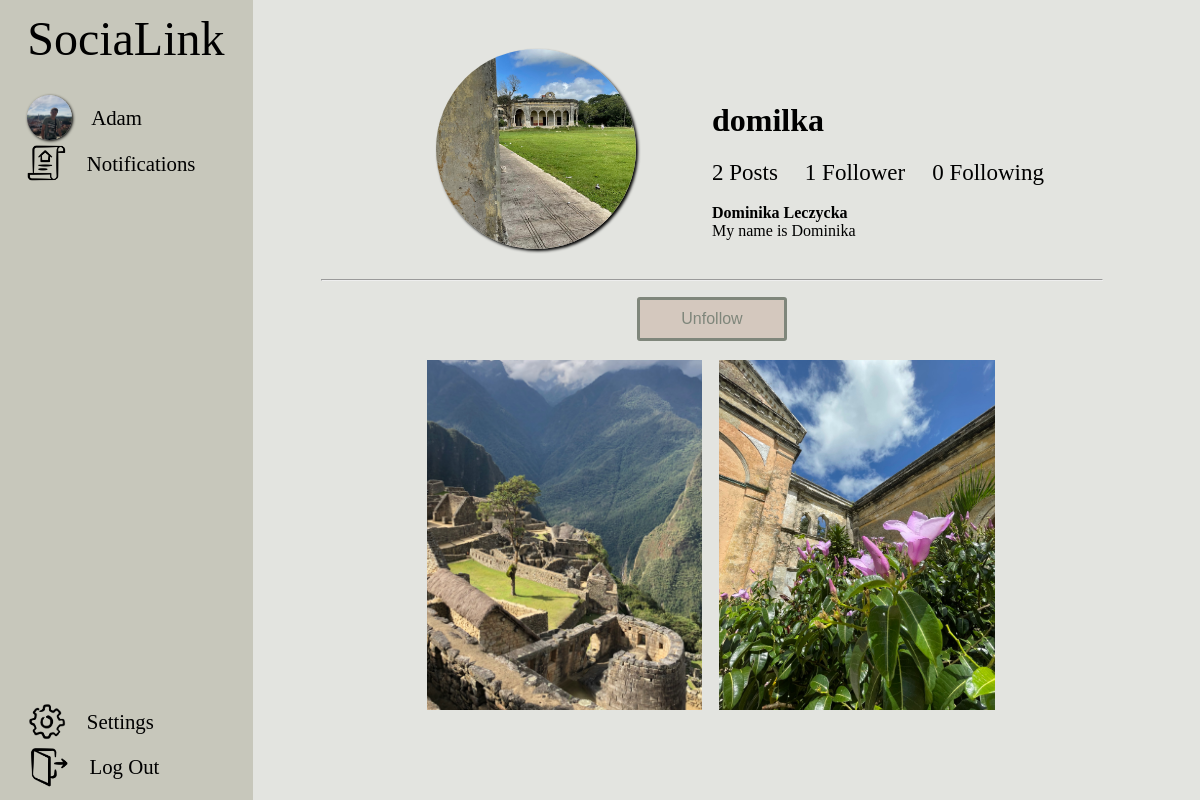
The page /profile/domilka (signed in) on the database its author committed.
### core/models.py (models this page shows, shortened)
class Profile(models.Model):
    user = models.ForeignKey(User, on_delete=models.CASCADE)
    id_user = models.IntegerField()
    bio = models.TextField(blank=True)
    profile_img = models.ImageField(upload_to='profile_photos', default='default_photo.png')
    location = models.CharField(blank = True, max_length=100)
    email = models.CharField(max_length=100)
    name = models.CharField(max_length=20)
    surname = models.CharField(max_length=30)
    phone = models.CharField(max_length=15, blank=True)

class Post(models.Model):
    id = models.CharField(primary_key=True, default=uuid.uuid4 ,max_length=500)
    user = models.CharField(max_length=100)
    image = models.ImageField(upload_to="post_images", blank=True)
    description = models.TextField()
    created_at = models.DateTimeField(default=datetime.now)
    no_of_likes = models.IntegerField(default=0)

### core/views.py (the view)
# urls.py: path('profile/<str:pk>', views.profile, name="profile"),
@login_required(login_url='sign')
def profile(request, pk):
    user_object = User.objects.get(username=pk)
    user_profile = Profile.objects.get(user=user_object)
    user_posts = Post.objects.filter(user=pk)
    no_post = len(user_posts)
    user_logged = Profile.objects.get(user=request.user)
    follower = request.user.username
    user = pk
    if Followers.objects.filter(follower=follower, user=user).first():
        button_text = 'Unfollow'
    else:
        button_text = 'Follow'
    followers = len(Followers.objects.filter(user=pk))
    following = len(Followers.objects.filter(follower=pk))
    return render(request, 'profile.html', {'user_object' : user_object,
    'user_profile': user_profile, 'user_posts': user_posts, 'no_post':no_post,
     'user_logged' : user_logged, 'button_text' : button_text, 'followers': followers,
      'following' : following})

### templates/profile.html (shortened to what this page needs)
{% load static %}
<!DOCTYPE html>
<html lang="en">
<head>
    <link rel="stylesheet" href="{% static 'home_style.css' %}">
    <link rel="stylesheet" href="{% static 'style.css' %}">
    <link rel="stylesheet" href="{% static 'profile_style.css' %}">
</head>
<body>
    <div class="info">
        <div class="logo"><a href='/'>SociaLink</a></div>
        <div class="cont_news">
            <a href="/profile/{{user_logged.user.username}}" class="options" id="photo"><img src="{{user_logged.profile_img.url}}" class="profile_photo1" > &nbsp &nbsp {{user_logged.name}}</a>
            <a href="" class="options" id="news"><img src="{% static 'images/notify.png' %}" width="39.5em"> &nbsp &nbsp Notifications</a>
        </div>
        <div class="cont_options">
            <a href="/setting" class="options" id="settings"><img src="{% static 'images/settong_icon.png' %}" width="39.5em"> &nbsp &nbsp Settings</a>
            <a href="logout" class="options" id="logout"><img src="{% static 'images/log_out_icon.png' %}" width="40em"> &nbsp &nbsp Log Out</a>
        </div>
    </div>
    <div class="container_set">
        <div class="flex add">
            <div class="photo">
                <img src="{{user_profile.profile_img.url}}" class="profile_photo4">
            </div>
            <div class="details">
                <div class="top">
                    <div>
                        <h1>{{user_profile.user.username}}</h1>
                    </div>
                </div>
                <div class="posts">
                    {% if no_post == 0 %}
					<span style="font-size: 23px;">No Post</span>
					{% elif no_post == 1 %}
					<span style="font-size: 23px;">{{no_post}} Post</span>
					{% else %}
					<span style="font-size: 23px;">{{no_post}} Posts</span>
					{% endif %}
                    {% if followers == 0 %}
					<span style="font-size: 23px;">&nbsp &nbsp No Followers</span>
					{% elif followers == 1 %}
					<span style="font-size: 23px;">&nbsp &nbsp {{followers}} Follower</span>
					{% else %}
					<span style="font-size: 23px;">&nbsp &nbsp {{followers}} Followers</span>
					{% endif %}
                    <span style="font-size: 23px;">&nbsp &nbsp {{following}} Following</span>
                </div>
                <br>
                <div>
                    <strong>{{user_profile.name}} {{user_profile.surname}}</strong>
                    <br>
                    {{user_profile.bio}}
                </div>
            </div>
        </div>
        <br>
        <hr style="width:80%;">
        <div style="margin:auto; width:150px; margin-bottom: 0;">
            {% if user.username != user_object.username %}
            <form action="/follow" method="POST">
                <button type="submit" class="button" style="background-color: rgba(212,200,190, 1); border: solid rgba(127,134, 123,1); width:150px; padding: 0; padding-top: 10px; padding-bottom: 10px;">{{button_text}}</button>
            </form>
            {% endif %}
        </div>
        <div class="gallery">
            {% for post in user_posts reversed %}
                <img src="{{post.image.url}}" class="gallery_in">
            {% endfor %}
        </div>
    </div>
</body>
</html>

### static/home_style.css (style rules this page uses)
.button { padding: 1em; margin-top:0.5em; border-radius: 3px; background-color: rgba(227, 228, 224,1); color: rgba(127,134,123,1); cursor: pointer; }
.container_set { position: absolute; min-width: calc(100% - 14em); right: 0; top: 0; z-index: 9; }
.profile_photo1 { object-fit: cover; border-radius: 50%; height: 45px; width: 45px; box-shadow: #000000 1px 1px 3px; }
.flex { display: flex; gap:5px; align-items: center; }
.cont_options { position: absolute; bottom: 4%; width: 80%; margin-left: 15%; }
.cont_news { position: relative; width:80%; margin-left: 15%; }
.info { background-color: rgba(199,199,187,1); height: 105%; position: fixed; margin-left: -2%; margin-top: -2%; width: fit-content; z-index: 9; }
.options { position: relative; bottom: 0; height:2em; width: 100%; align-items: center; display: flex; font-size:1.3em; padding: 1%; }
#logout { margin-left: 1%; }

### static/style.css (style rules this page uses)
html { height: 100%; }
body { background-color: rgba(227, 228, 224,1); }
a { text-decoration: none; color: black; cursor: pointer; }
.logo { font-family: 'Brush Script MT', cursive, bold; font-size: 3em; margin: 0.6em; margin-left: 0.9em; text-decoration: black; position: relative; margin-top: 10%; }
.info { background-color: rgba(199,199,187,1); height: 105%; position: fixed; margin-left: -2%; margin-top: -2%; width: fit-content; z-index:15; }
.options { position: relative; bottom: 0; height:2em; width: 100%; align-items: center; display: flex; font-size:1.3em; padding: 1%; }
button { outline: none !important; font-size: medium; border: none; width: auto; overflow: visible; background: transparent; line-height: normal; cursor: pointer; }

### static/profile_style.css (style rules this page uses)
.add { max-width:80%; margin: auto; margin-top: 5%; height: auto; align-items: center; }
.photo { width:20%; margin: auto; }
.profile_photo4 { object-fit: cover; border-radius: 50%; height: 200px; width: 200px; box-shadow: #000000 2px 2px 3px; }
.details { width:50%; height: 28%; }
.top { display: inline-flex; width:100%; margin: auto; margin-top: 5%; height: auto; align-items: center; }
.gallery { min-width:60%; width:60%; margin: auto; margin-top: 2%; height: auto; vertical-align: middle; }
.gallery_in { margin-top: 0%; margin-left: 1.3%; margin-right: 1%; margin-bottom: 2%; object-fit: cover; min-width: 47%; width: 47%; height: 350px; }

### rows shown on the page
Profile: profile_img (picture), name "Adam"
Profile: profile_img (picture), user.username "domilka", name "Dominika", surname "Leczycka", bio "My name is Dominika"
Post: image (picture)
Post: image (picture)

### other values the page prints
{{ no_post }} "2"
{{ followers }} "1"
{{ following }} "0"
{{ button_text }} "Unfollow"
